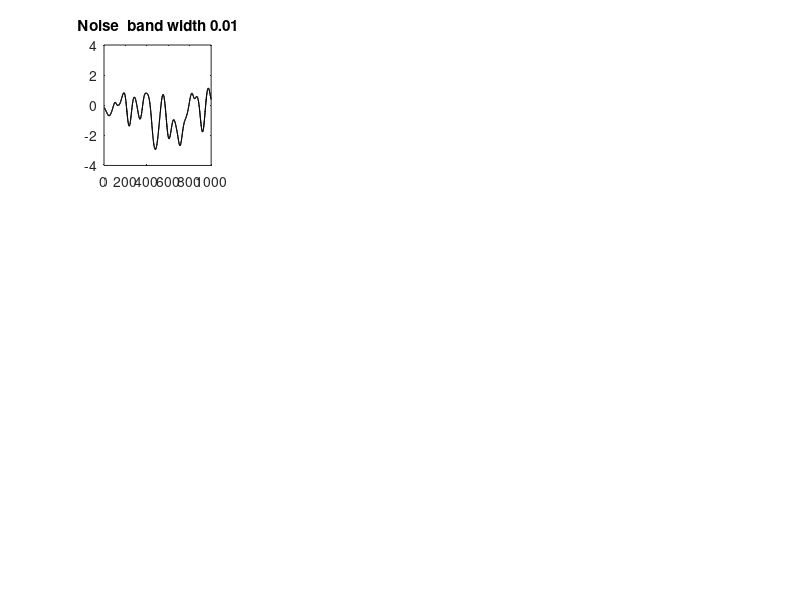

MATLAB code for this plot: (Note: this script raises an error after producing the figure.)
% Chapter 4 Exercise 66
% One-step-ahead prediction of a noise sequence
%
% Copyright: 
% Johan Schoukens, Rik Pintelon, and Yves Rolain 
% Vrije Universiteit Brussels, Pleinlaan 2, 1050 Brussels, Belgium
%
% 2 December 2010

clear all

% define the input variables
N=1000;                                         % length data record to be processed
NTrans=1000;                                    % eliminate transient of the simulation
BWAll=[0.01 0.05 0.1 0.2 0.3 0.4];              % noise bandwidth to be checked
t=[1:N];                                        % time vector for plots

% set the order na=5 for first plot;  na=50 for the 2nd plot
na=5;                                           % model order for the arx model (no input)


% create and process the data; plot the results
FigNum=11
figure(FigNum)
clf

FigCounter=0;                                   % initialization of plot number

for k=1:length(BWAll)                           % loop over the bandwidth
BW=BWAll(k);                                    % select the actual bandwidth
[bGen,aGen]=butter(5,2*BW);                     % noise coloring filter
y0=filter(bGen,aGen,randn(1,N+NTrans));         % generate the noise sequency
y0=y0/std(y0);                                  % normalized noise sequence to be modelled
y0ToPred=y0(NTrans+1:NTrans+N);                  % noise to be predicted after elimination transients

% prediction by keeping the value of the last available sample
yEst=y0;
yEst=[0 yEst];                                  % keep the last value
yEst=yEst(NTrans+1:NTrans+N);                   % predicted noise sequence for y0ToPred
e=y0ToPred-yEst;                                 % error on ToPredation set

% prediction using an arx model
yRHS=-y0(na+2:end);                             % right handside of the equations
K=[toeplitz(y0(na+1:end-1),y0(na+1:-1:2))];     % K-matrix, no input available
Theta=K\yRHS(:);                                % least squares solution K Theta = yHRS
aEst=[0 Theta(1:na)'];                          % model parameters for the prediction 
yARX=filter(-aEst,1,y0);                        % arx prediction
eARX=y0-yARX;eARX=eARX(NTrans+1:NTrans+N);      % error predicted value using ARX on y0ToPred
yARX=yARX(NTrans+1:NTrans+N);


 
FigCounter=FigCounter+1;
subplot(3,4,FigCounter)
plot(t,yEst,'k',t,yARX,'k',t,y0ToPred,'k:')
axis([0 floor(N/BW*0.01) -4 4])
title(['Noise  band width ',num2str(BW)])
DG_SetTraceTint(50,1,FigNum,FigCounter)
DG_SetTraceTint(20,2,FigNum,FigCounter)
DG_SetTraceWidth(3,'*',FigNum,FigCounter)
 
FigCounter=FigCounter+1;
subplot(3,4,FigCounter)
plot(t,e,'k',t,eARX,'k')
axis([0 floor(N/BW*0.01) -4 4])
title(['Error band width ',num2str(BW)])
DG_SetTraceTint(50,1,FigNum,FigCounter)
DG_SetTraceTint(20,2,FigNum,FigCounter)
DG_SetTraceWidth(3,'*',FigNum,FigCounter)


RelErr(k,1)=std(e)/std(y0ToPred);
RelErr(k,2)=std(eARX)/std(y0ToPred);

end

DG_SetFontSize(12,FigNum)

% Export the plot
% DG_Init4PDF(gcf, 4.5);        % fixing the size, half standard height
% DG_MakePDF('FigNoisePredna5.pdf', gcf); 


